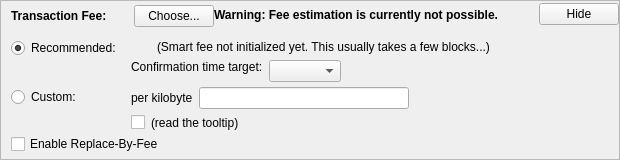
    <widget class="QFrame" name="frameFee">
     <property name="sizePolicy">
      <sizepolicy hsizetype="Expanding" vsizetype="Expanding">
       <horstretch>0</horstretch>
       <verstretch>0</verstretch>
      </sizepolicy>
     </property>
     <property name="maximumSize">
      <size>
       <width>16777215</width>
       <height>16777215</height>
      </size>
     </property>
     <property name="frameShape">
      <enum>QFrame::StyledPanel</enum>
     </property>
     <property name="frameShadow">
      <enum>QFrame::Sunken</enum>
     </property>
     <layout class="QVBoxLayout" name="verticalLayoutFee1">
      <property name="spacing">
       <number>0</number>
      </property>
      <property name="leftMargin">
       <number>0</number>
      </property>
      <property name="topMargin">
       <number>0</number>
      </property>
      <property name="rightMargin">
       <number>0</number>
      </property>
      <property name="bottomMargin">
       <number>0</number>
      </property>
      <item>
       <layout class="QVBoxLayout" name="verticalLayoutFee2" stretch="0,0,0">
        <property name="spacing">
         <number>0</number>
        </property>
        <property name="leftMargin">
         <number>10</number>
        </property>
        <property name="topMargin">
         <number>0</number>
        </property>
        <item>
         <layout class="QHBoxLayout" name="horizontalLayoutFee1">
          <property name="bottomMargin">
           <number>0</number>
          </property>
          <item>
           <layout class="QVBoxLayout" name="verticalLayoutFee7">
            <property name="spacing">
             <number>0</number>
            </property>
            <item>
             <spacer name="verticalSpacerSmartFee">
              <property name="orientation">
               <enum>Qt::Vertical</enum>
              </property>
              <property name="sizeType">
               <enum>QSizePolicy::Fixed</enum>
              </property>
              <property name="sizeHint" stdset="0">
               <size>
                <width>1</width>
                <height>4</height>
               </size>
              </property>
             </spacer>
            </item>
            <item>
             <layout class="QHBoxLayout" name="horizontalLayoutSmartFee">
              <property name="spacing">
               <number>10</number>
              </property>
              <item>
               <widget class="QLabel" name="labelFeeHeadline">
                <property name="sizePolicy">
                 <sizepolicy hsizetype="Preferred" vsizetype="Maximum">
                  <horstretch>0</horstretch>
                  <verstretch>0</verstretch>
                 </sizepolicy>
                </property>
                <property name="font">
                 <font>
                  <weight>75</weight>
                  <bold>true</bold>
                 </font>
                </property>
                <property name="styleSheet">
                 <string notr="true">font-weight:bold;</string>
                </property>
                <property name="text">
                 <string>Transaction Fee:</string>
                </property>
               </widget>
              </item>
              <item>
               <widget class="QLabel" name="labelFeeMinimized">
                <property name="text">
                 <string/>
                </property>
               </widget>
              </item>
              <item>
               <widget class="QPushButton" name="buttonChooseFee">
                <property name="text">
                 <string>Choose...</string>
                </property>
               </widget>
              </item>
             </layout>
            </item>
            <item>
             <spacer name="verticalSpacer_5">
              <property name="orientation">
               <enum>Qt::Vertical</enum>
              </property>
              <property name="sizeHint" stdset="0">
               <size>
                <width>1</width>
                <height>1</height>
               </size>
              </property>
             </spacer>
            </item>
           </layout>
          </item>
          <item>
           <widget class="QLabel" name="fallbackFeeWarningLabel">
            <property name="font">
             <font>
              <weight>75</weight>
              <bold>true</bold>
             </font>
            </property>
            <property name="toolTip">
             <string>Using the fallbackfee can result in sending a transaction that will take several hours or days (or never) to confirm. Consider choosing your fee manually or wait until you have validated the complete chain.</string>
            </property>
            <property name="text">
             <string>Warning: Fee estimation is currently not possible.</string>
            </property>
            <property name="wordWrap">
             <bool>false</bool>
            </property>
           </widget>
          </item>
          <item>
           <spacer name="horizontalSpacer_4">
            <property name="orientation">
             <enum>Qt::Horizontal</enum>
            </property>
            <property name="sizeType">
             <enum>QSizePolicy::Expanding</enum>
            </property>
            <property name="sizeHint" stdset="0">
             <size>
              <width>40</width>
              <height>20</height>
             </size>
            </property>
           </spacer>
          </item>
          <item>
           <widget class="QPushButton" name="buttonMinimizeFee">
            <property name="toolTip">
             <string>collapse fee-settings</string>
            </property>
            <property name="text">
             <string>Hide</string>
            </property>
           </widget>
          </item>
         </layout>
        </item>
        <item>
         <widget class="QFrame" name="frameFeeSelection">
          <layout class="QVBoxLayout" name="verticalLayoutFee12">
           <property name="spacing">
            <number>0</number>
           </property>
           <property name="leftMargin">
            <number>0</number>
           </property>
           <property name="topMargin">
            <number>0</number>
           </property>
           <property name="rightMargin">
            <number>0</number>
           </property>
           <property name="bottomMargin">
            <number>0</number>
           </property>
           <item>
            <layout class="QGridLayout" name="gridLayoutFee">
             <property name="topMargin">
              <number>10</number>
             </property>
             <property name="bottomMargin">
              <number>4</number>
             </property>
             <property name="horizontalSpacing">
              <number>10</number>
             </property>
             <property name="verticalSpacing">
              <number>4</number>
             </property>
             <item row="1" column="1">
              <layout class="QVBoxLayout" name="verticalLayoutFee8">
               <property name="spacing">
                <number>6</number>
               </property>
               <item>
                <layout class="QHBoxLayout" name="horizontalLayoutFee13">
                 <item>
                  <widget class="QLabel" name="labelCustomPerKilobyte">
                   <property name="toolTip">
                    <string>Specify a custom fee per kB (1,000 bytes) of the transaction's virtual size.

Note:  Since the fee is calculated on a per-byte basis, a fee of &quot;100 satoshis per kB&quot; for a transaction size of 500 bytes (half of 1 kB) would ultimately yield a fee of only 50 satoshis.</string>
                   </property>
                   <property name="text">
                    <string>per kilobyte</string>
                   </property>
                  </widget>
                 </item>
                 <item>
                  <widget class="BitcoinAmountField" name="customFee"/>
                 </item>
                 <item>
                  <spacer name="horizontalSpacer_6">
                   <property name="orientation">
                    <enum>Qt::Horizontal</enum>
                   </property>
                   <property name="sizeHint" stdset="0">
                    <size>
                     <width>1</width>
                     <height>1</height>
                    </size>
                   </property>
                  </spacer>
                 </item>
                </layout>
               </item>
               <item>
                <layout class="QHBoxLayout" name="horizontalLayoutFee8">
                 <item>
                  <widget class="QCheckBox" name="checkBoxMinimumFee">
                   <property name="toolTip">
                    <string>Paying only the minimum fee is just fine as long as there is less transaction volume than space in the blocks. But be aware that this can end up in a never confirming transaction once there is more demand for Bitcoin Confidential transactions than the network can process.</string>
                   </property>
                   <property name="text">
                    <string/>
                   </property>
                  </widget>
                 </item>
                 <item>
                  <widget class="QLabel" name="labelMinFeeWarning">
                   <property name="enabled">
                    <bool>true</bool>
                   </property>
                   <property name="toolTip">
                    <string>Paying only the minimum fee is just fine as long as there is less transaction volume than space in the blocks. But be aware that this can end up in a never confirming transaction once there is more demand for Bitcoin Confidential transactions than the network can process.</string>
                   </property>
                   <property name="text">
                    <string>(read the tooltip)</string>
                   </property>
                   <property name="margin">
                    <number>5</number>
                   </property>
                  </widget>
                 </item>
                 <item>
                  <spacer name="horizontalSpacer_2">
                   <property name="orientation">
                    <enum>Qt::Horizontal</enum>
                   </property>
                   <property name="sizeHint" stdset="0">
                    <size>
                     <width>1</width>
                     <height>1</height>
                    </size>
                   </property>
                  </spacer>
                 </item>
                </layout>
               </item>
              </layout>
             </item>
             <item row="0" column="0">
              <layout class="QVBoxLayout" name="verticalLayoutFee4" stretch="0,1">
               <item>
                <widget class="QRadioButton" name="radioSmartFee">
                 <property name="text">
                  <string>Recommended:</string>
                 </property>
                 <property name="checked">
                  <bool>true</bool>
                 </property>
                 <attribute name="buttonGroup">
                  <string notr="true">groupFee</string>
                 </attribute>
                </widget>
               </item>
               <item>
                <spacer name="verticalSpacer_2">
                 <property name="orientation">
                  <enum>Qt::Vertical</enum>
                 </property>
                 <property name="sizeHint" stdset="0">
                  <size>
                   <width>1</width>
                   <height>1</height>
                  </size>
                 </property>
                </spacer>
               </item>
              </layout>
             </item>
             <item row="1" column="0">
              <layout class="QVBoxLayout" name="verticalLayoutFee9" stretch="0,1">
               <item>
                <widget class="QRadioButton" name="radioCustomFee">
                 <property name="text">
                  <string>Custom:</string>
                 </property>
                 <attribute name="buttonGroup">
                  <string notr="true">groupFee</string>
                 </attribute>
                </widget>
               </item>
               <item>
                <spacer name="verticalSpacer_6">
                 <property name="orientation">
                  <enum>Qt::Vertical</enum>
                 </property>
                 <property name="sizeHint" stdset="0">
                  <size>
                   <width>1</width>
                   <height>1</height>
                  </size>
                 </property>
                </spacer>
               </item>
              </layout>
             </item>
             <item row="0" column="1">
              <layout class="QVBoxLayout" name="verticalLayoutFee3" stretch="0,0,1">
               <property name="spacing">
                <number>6</number>
               </property>
               <property name="topMargin">
                <number>2</number>
               </property>
               <item>
                <layout class="QHBoxLayout" name="horizontalLayoutFee12">
                 <item>
                  <widget class="QLabel" name="labelSmartFee">
                   <property name="text">
                    <string/>
                   </property>
                   <property name="margin">
                    <number>2</number>
                   </property>
                  </widget>
                 </item>
                 <item>
                  <widget class="QLabel" name="labelFeeEstimation">
                   <property name="text">
                    <string/>
                   </property>
                  </widget>
                 </item>
                 <item>
                  <widget class="QLabel" name="labelSmartFee2">
                   <property name="text">
                    <string>(Smart fee not initialized yet. This usually takes a few blocks...)</string>
                   </property>
                   <property name="margin">
                    <number>2</number>
                   </property>
                  </widget>
                 </item>
                 <item>
                  <spacer name="horizontalSpacer_5">
                   <property name="orientation">
                    <enum>Qt::Horizontal</enum>
                   </property>
                   <property name="sizeHint" stdset="0">
                    <size>
                     <width>1</width>
                     <height>1</height>
                    </size>
                   </property>
                  </spacer>
                 </item>
                </layout>
               </item>
               <item>
                <layout class="QHBoxLayout" name="horizontalLayoutFee9">
                 <item>
                  <layout class="QVBoxLayout" name="verticalLayoutFee6">
                   <item>
                    <widget class="QLabel" name="labelSmartFee3">
                     <property name="text">
                      <string>Confirmation time target:</string>
                     </property>
                     <property name="margin">
                      <number>2</number>
                     </property>
                    </widget>
                   </item>
                   <item>
                    <spacer name="verticalSpacer_3">
                     <property name="orientation">
                      <enum>Qt::Vertical</enum>
                     </property>
                     <property name="sizeHint" stdset="0">
                      <size>
                       <width>1</width>
                       <height>1</height>
                      </size>
                     </property>
                    </spacer>
                   </item>
                  </layout>
                 </item>
                 <item>
                  <layout class="QVBoxLayout" name="verticalLayoutFee5">
                   <property name="rightMargin">
                    <number>30</number>
                   </property>
                   <item>
                    <layout class="QHBoxLayout" name="horizontalLayoutConfTarget">
                     <property name="bottomMargin">
                      <number>0</number>
                     </property>
                     <item>
                      <widget class="QComboBox" name="confTargetSelector"/>
                     </item>
                     <item>
                      <spacer name="horizontalSpacerConfTarget">
                       <property name="orientation">
                        <enum>Qt::Horizontal</enum>
                       </property>
                       <property name="sizeHint" stdset="0">
                        <size>
                         <width>40</width>
                         <height>20</height>
                        </size>
                       </property>
                      </spacer>
                     </item>
                    </layout>
                   </item>
                  </layout>
                 </item>
                </layout>
               </item>
               <item>
                <spacer name="verticalSpacer_4">
                 <property name="orientation">
                  <enum>Qt::Vertical</enum>
                 </property>
                 <property name="sizeHint" stdset="0">
                  <size>
                   <width>1</width>
                   <height>1</height>
                  </size>
                 </property>
                </spacer>
               </item>
              </layout>
             </item>
            </layout>
           </item>
           <item>
            <widget class="QCheckBox" name="optInRBF">
             <property name="toolTip">
              <string>With Replace-By-Fee (BIP-125) you can increase a transaction's fee after it is sent. Without this, a higher fee may be recommended to compensate for increased transaction delay risk.</string>
             </property>
             <property name="text">
              <string>Enable Replace-By-Fee</string>
             </property>
            </widget>
           </item>
          </layout>
         </widget>
        </item>
        <item>
         <spacer name="verticalSpacerFee">
          <property name="orientation">
           <enum>Qt::Vertical</enum>
          </property>
          <property name="sizeHint" stdset="0">
           <size>
            <width>40</width>
            <height>5</height>
           </size>
          </property>
         </spacer>
        </item>
       </layout>
      </item>
     </layout>
    </widget>
